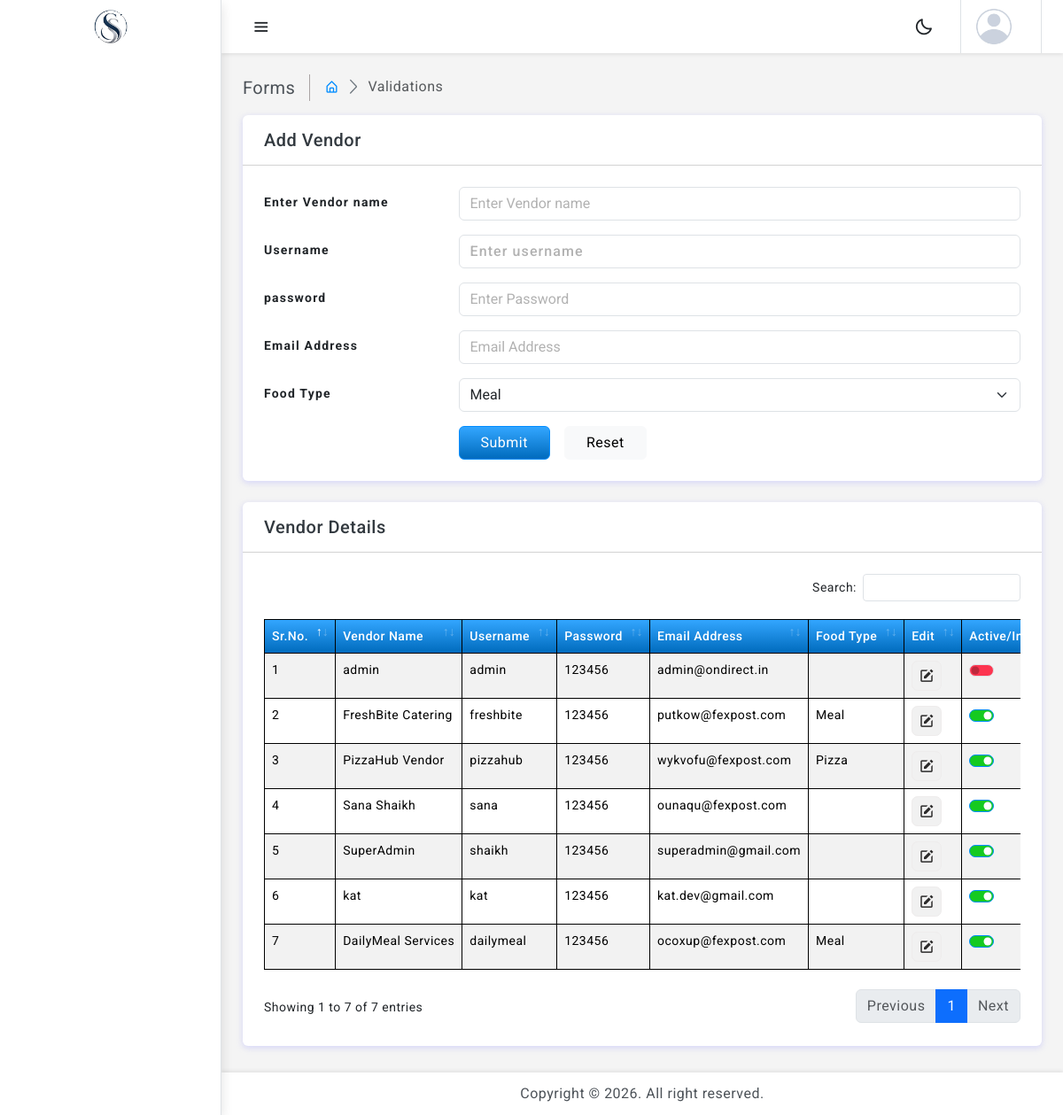
/form-add-vendor_NA.php, run on the app's committed database.
### tables this page shows
CREATE TABLE `user_master` (
  `id` int(11) NOT NULL,
  `name` varchar(100) NOT NULL,
  `username` varchar(50) DEFAULT NULL,
  `password` varchar(255) DEFAULT NULL,
  `role` tinyint(2) DEFAULT NULL COMMENT '1=Admin, 2=Vendor, 3=SuperAdmin',
  `email_id` varchar(100) DEFAULT NULL,
  `food_type_id` int(11) DEFAULT NULL,
  `status` tinyint(4) DEFAULT 1,
  `created_by` int(11) DEFAULT NULL,
  `created_at` timestamp NOT NULL DEFAULT current_timestamp()
);

CREATE TABLE `food_type_master` (
  `id` int(11) NOT NULL,
  `food_type_name` varchar(100) NOT NULL,
  `status` tinyint(4) DEFAULT 1,
  `created_by` int(11) DEFAULT NULL,
  `created_at` timestamp NOT NULL DEFAULT current_timestamp()
);

### form-add-vendor_NA.php (the view, shortened to what this page needs)
<?php
include('api/config.php');
$query = "SELECT * FROM  food_type_master ORDER BY food_type_name ASC";
$results = mysqli_query($conn, $query);
?>
<!doctype html>
<html lang="en" data-bs-theme="light">
<head>
	<link href="assets/plugins/simplebar/css/simplebar.css" rel="stylesheet">
	<link href="assets/plugins/perfect-scrollbar/css/perfect-scrollbar.css" rel="stylesheet">
	<link href="assets/plugins/metismenu/css/metisMenu.min.css" rel="stylesheet">
	<link href="assets/plugins/datatable/css/dataTables.bootstrap5.min.css" rel="stylesheet">
	<link href="assets/css/pace.min.css" rel="stylesheet">
	<link href="assets/css/bootstrap.min.css" rel="stylesheet">
	<link href="assets/css/bootstrap-extended.css" rel="stylesheet">
	<link href="assets/sass/app.css" rel="stylesheet">
	<link href="assets/css/icons.css" rel="stylesheet">
	<link rel="stylesheet" href="assets/sass/dark-theme.css">
	<link rel="stylesheet" href="assets/sass/semi-dark.css">
	<link rel="stylesheet" href="assets/sass/bordered-theme.css">
</head>
<body>
	<div class="wrapper">
				<?php include("api/sidebar.php"); ?>
				<?php include("api/header.php"); ?>
		<div class="page-wrapper">
			<div class="page-content container-xxl">
				<div class="page-breadcrumb d-none d-sm-flex align-items-center mb-3">
					<div class="breadcrumb-title pe-3">Forms</div>
					<div class="ps-3">
						<nav aria-label="breadcrumb">
							<ol class="breadcrumb mb-0 p-0">
								<li class="breadcrumb-item"><a href="javascript:;"><i class="bx bx-home-alt"></i></a>
								</li>
								<li class="breadcrumb-item active" aria-current="page">Validations</li>
							</ol>
						</nav>
					</div>
				</div>
				<div class="row">
                    <div class="col-lg-12 mx-auto">
						<div class="card">
							<div class="card-header px-4 py-3">
								<h5 class="mb-0">Add Vendor</h5>
							</div>
							<div class="card-body p-4">
								<form id="submit_form" method="POST" action="">
									<div class="row mb-3">
										<label for="input35" class="col-sm-3 col-form-label">Enter Vendor name</label>
										<div class="col-sm-9">
											<input type="text" class="form-control" id="name" name="name" placeholder="Enter Vendor name" required>
										</div>
									</div>
									<div class="row mb-3">
										<label for="input36" class="col-sm-3 col-form-label">Username</label>
										<div class="col-sm-9">
											<input type="text" class="form-control" id="username" name="username" placeholder="Enter username" required>
										</div>
									</div>
									<div class="row mb-3">
										<label for="input37" class="col-sm-3 col-form-label">password</label>
										<div class="col-sm-9">
											<input type="text" class="form-control" id="password" name="password" placeholder="Enter Password" required>
										</div>
									</div>
									<div class="row mb-3">
										<label for="input37" class="col-sm-3 col-form-label">Email Address</label>
										<div class="col-sm-9">
											<input type="text" class="form-control" id="email_id" name="email_id" placeholder="Email Address" required>
										</div>
									</div>
									<div class="row mb-3">
										<label for="input39" class="col-sm-3 col-form-label">Food Type</label>
										<div class="col-sm-9">
											<select class="form-select" id="food_type_id" name="food_type_id" required>
												<?php
													while ($row = mysqli_fetch_assoc($results))
													{
														echo '<option value="'.htmlspecialchars($row['id']).'">'
														.htmlspecialchars($row['food_type_name']).'</option>';
													}
													?>
											  </select>
										</div>
									</div>
									<div class="row">
										<label class="col-sm-3 col-form-label"></label>
										<div class="col-sm-9">
											<div class="d-md-flex d-grid align-items-center gap-3">
												<button type="submit"  id="submit" class="btn btn-primary px-4" name="submit">Submit</button>
												<button type="reset" class="btn btn-light px-4">Reset</button>
											</div>
										</div>
									</div>
								</form>
							</div>
						</div>
					</div>
				</div>
				<div class="row">
                    <div class="col-lg-12 mx-auto">
						<div class="card">
							<div class="card-header px-4 py-3">
								<h5 class="mb-0">Vendor Details</h5>
							</div>
							<div class="card-body p-4">
								<div class="table-responsive">
									<table id="example2" class="table table-striped table-bordered">
										<thead>
											<tr>
												<th>Sr.No.</th>
												<th>Vendor Name</th>
												<th>Username</th>
												<th>Password</th>
												<th>Email Address</th>
												<th>Food Type</th>
												<th>Edit</th>
												<th>Active/Inactive</th>
											</tr>
										</thead>
    									<tbody>
											<?php
											$sql = "SELECT u.*, f.food_type_name
													FROM user_master u
													LEFT JOIN food_type_master f ON u.food_type_id = f.id
													ORDER BY u.id DESC";
											$result = mysqli_query($conn, $sql);
											$i = 1;
											while($row = mysqli_fetch_assoc($result)){
											?>
											<tr>
												<td><?php echo $i++; ?></td>
												<td><?php echo htmlspecialchars($row['name']); ?></td>
												<td><?php echo htmlspecialchars($row['username']); ?></td>
												<td><?php echo htmlspecialchars($row['password']); ?></td>
												<td><?php echo htmlspecialchars($row['email_id']); ?></td>
												<td><?php echo htmlspecialchars($row['food_type_name']); ?></td>
												<td>
													<div class="d-flex order-actions">
														<a href="javascript:void(0);" class="edit-vendor" data-id="<?php echo $row['id']; ?>">
															<i class='bx bxs-edit'></i>
														</a>
													</div>
												</td>
												<td>
													<div class="form-check form-switch">
														<input class="form-check-input toggle-status <?php echo ($row['status']==1)?'bg-success':'bg-danger'; ?>"
														type="checkbox" data-id="<?php echo $row['id']; ?>" <?php echo ($row['status']==1)?'checked':''; ?>>
													</div>
												</td>
											</tr>
											<?php } ?>
										</tbody>
									</table>
								</div>
							</div>
						</div>
					</div>
				</div>
			</div>
		</div>
		<?php include("api/footer.php"); ?>
	</div>
</body>
</html>

### assets/sass/app.css (style rules this page uses)
body { font-size: 14px; color: #4c5258; letter-spacing: 0.5px; background-color: #f4f4f4; overflow-x: hidden; font-family: Roboto, sans-serif; }
a { text-decoration: none; }
.wrapper { width: 100%; position: relative; }
#username::placeholder, #userpassword::placeholder { color: #888; letter-spacing: 1.1px; font-weight: 500; }
body .col-form-label { font-weight: 700; letter-spacing: 1.2px; }
.btn-primary { background: linear-gradient(to bottom, #33a6ff, #006bbd) !important; border-color: #008cff; color: #fff; transition: all 0.3s ease; box-shadow: none; outline: none; }
table#example2.dataTable tbody tr.even td { border-top: 1px solid black; }
table#example2.dataTable tbody tr.odd td { background-color: white !important; border-top: 1px solid black; opacity: 1; }
#example2 thead th { background: linear-gradient(to bottom, #33a6ff, #006bbd) !important; color: white; font-weight: 500; }
#example2 { border: black; border-left: 1px solid black; border-bottom: 1px solid black; border-top: 1px solid black; }
table.dataTable { margin-top: 20px !important; margin-bottom: 20px !important; }
.container, .container-lg, .container-md, .container-sm, .container-xl, .container-xxl { max-width: 1550px; }
.page-wrapper { height: 100%; margin-top: 60px; margin-left: 250px; padding-bottom: 30px; }
.page-wrapper .page-content { padding: 1.5rem; }
.breadcrumb-title { font-size: 20px; border-right: 1.5px solid #aaa4a4; }
.page-breadcrumb .breadcrumb li.breadcrumb-item { font-size: 16px; }
.page-breadcrumb .breadcrumb-item+.breadcrumb-item::before { display: inline-block; padding-right: 0.5rem; color: #6c757d; font-family: LineIcons; content: "\ea5c"; }
.order-actions a { font-size: 18px; width: 34px; height: 34px; display: flex; align-items: center; justify-content: center; background: #f1f1f1; border: 1px solid #eeecec; text-align: center; border-radius: 20%; color: #2b2a2a; }
input::placeholder { color: #000 !important; opacity: 0.3 !important; }

### data on the page
user_master: name "admin", username "admin", password "123456", email "admin@ondirect.in"
user_master: name "FreshBite Catering", username "freshbite", password "123456", email "putkow@fexpost.com", food_type.food_type_name "Meal", status "☑"
user_master: name "PizzaHub Vendor", username "pizzahub", password "123456", email "wykvofu@fexpost.com", food_type.food_type_name "Pizza", status "☑"
user_master: name "Sana Shaikh", username "sana", password "123456", email "ounaqu@fexpost.com", status "☑"
user_master: name "SuperAdmin", username "shaikh", password "123456", email "superadmin@gmail.com", status "☑"
user_master: name "kat", username "kat", password "123456", email "kat.dev@gmail.com", status "☑"
user_master: name "DailyMeal Services", username "dailymeal", password "123456", email "ocoxup@fexpost.com", food_type.food_type_name "Meal", status "☑"

### other printed values
form field food_type_id "Meal"
